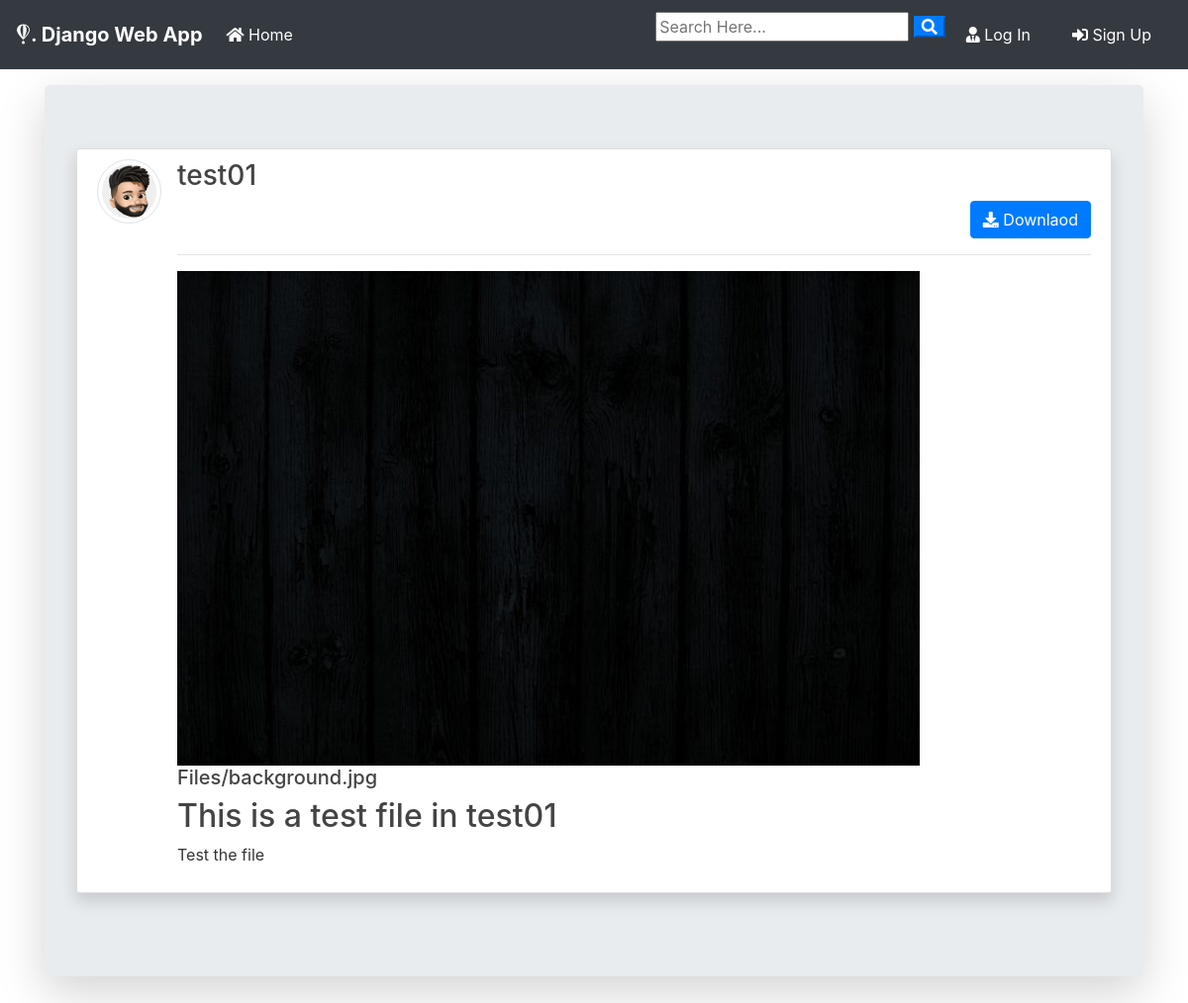
/post/16/, run on the app's committed database.
### blog/models.py (models this page shows, shortened)
class Post(models.Model):
	title = models.CharField(max_length=100)
	file = models.FileField(null=True,blank=True,upload_to='Files')
	content = models.TextField()
	date_posted = models.DateTimeField(default=timezone.now)
	author = models.ForeignKey(User, on_delete=models.CASCADE)
	def extension(self):
		name, extension = os.path.splitext(self.file.name)
		return extension

### users/models.py (models this page shows, shortened)
class Profile(models.Model):
    user = models.OneToOneField(User, on_delete=models.CASCADE)
    image = models.ImageField(default='default.jpg', upload_to='profile_pics')

### blog/views.py (the view)
# urls.py: path('post/<int:pk>/', PostDetailView.as_view(), name='post-detail'),
class PostDetailView(DetailView):
    model = Post
    template_name = 'blog/post_detail.html'

### blog/templates/blog/post_detail.html (shortened to what this page needs)
{% extends "blog/base.html" %}
{% block content %}
<div class="jumbotron mt-3 shadow-lg">
<article class="media content-section shadow ">
   <a href="{{ object.author.profile.image.url }} " target="_blank"> <img src="{{ object.author.profile.image.url }}  " alt="" class="article-img rounded-circle img-thumbnail img-fluid">
   </a>
    <div class="media-body">
      <div class="">
        <div class="d-flex justify-content-between">
        <a class="mr-2 mt-0 mb-0  text-dark" href="{% url 'user-posts' object.author.username  %}"><h3>{{ object.author }}</h3></a>
        </div>
        {% if object.author != user %}
          <div class="form-group mt-0 pt-0 d-flex justify-content-end">
            <a href="{{ object.file.url }}" download class="btn btn-primary flex-last" type="submit"><i class="fas fa-download"></i> Downlaod</a>
          </div>
        {% endif %}
        <hr>
      </div>
      <div>
        {% if object.file %}
          {% if object.extension == '.jpg' or object.extension == 'jpeg' or object.extension == 'png' %}
            <a href="{{ object.file.url }}"  download ><img src="{{ object.file.url }}" alt="" class="img-fluid "></a>
            <a href="{{ object.file.url }}"  download class="text-dark"><h5>{{ object.file }}</h5></a>
          {% else %}
            <a href="{{ object.file.url }}"  download class="text-dark"><h5>{{ object.file }}</h5></a>
          {% endif %}
        {% endif %}
      </div>
      <h2>{{ object.title }}</h2>
      <p class="article-content">{{ object.content }}</p>
    </div>
  </article>
{% endblock content %}

### blog/static/blog/main.css (style rules this page uses)
body { background: #ffffff; color: #333333; margin-top: 0; }
h1, h2, h3, h4, h5, h6 { color: #444444; }
.content-section { background: #ffffff; padding: 10px 20px; border: 1px solid #dddddd; border-radius: 3px; margin-bottom: 20px; }
.article-content { white-space: pre-line; }
.article-img { height: 65px; width: 65px; margin-right: 16px; }

### data on the page
Post: author.profile.image (picture), author "test01", file (picture), file "Files/background.jpg", title "This is a test file in test01", content "Test the file"
